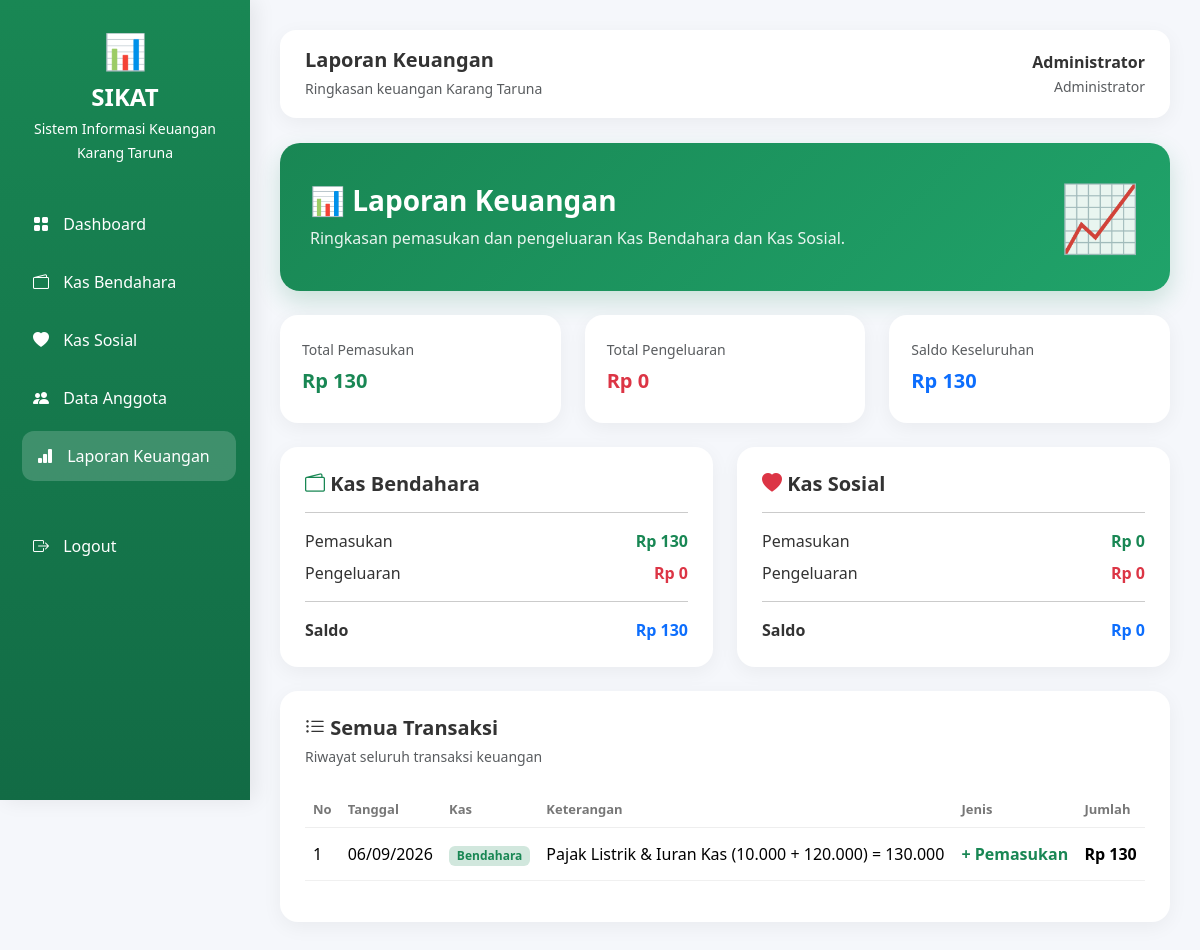
Screenshot of /laporan/index.php (signed in) with the database file from the repository.
### tables this page shows
CREATE TABLE `transaksi_kas` (
  `id` int NOT NULL,
  `tanggal` date NOT NULL,
  `jenis_kas` enum('Bendahara','Sosial') NOT NULL,
  `jenis_transaksi` enum('Pemasukan','Pengeluaran') NOT NULL,
  `keterangan` varchar(255) NOT NULL,
  `jumlah` decimal(15,2) NOT NULL,
  `created_at` timestamp NULL DEFAULT CURRENT_TIMESTAMP
);

### laporan/index.php (the view, shortened to what this page needs)
<?php
include "../config/koneksi.php";
$q1 = mysqli_query($conn, "
    SELECT SUM(jumlah) AS total
    FROM transaksi_kas
    WHERE jenis_kas = 'Bendahara'
    AND jenis_transaksi = 'Pemasukan'
");
$d1 = mysqli_fetch_assoc($q1);
$pemasukan_bendahara = $d1['total'] ?? 0;
$q2 = mysqli_query($conn, "
    SELECT SUM(jumlah) AS total
    FROM transaksi_kas
    WHERE jenis_kas = 'Bendahara'
    AND jenis_transaksi = 'Pengeluaran'
");
$d2 = mysqli_fetch_assoc($q2);
$pengeluaran_bendahara = $d2['total'] ?? 0;
$q3 = mysqli_query($conn, "
    SELECT SUM(jumlah) AS total
    FROM transaksi_kas
    WHERE jenis_kas = 'Sosial'
    AND jenis_transaksi = 'Pemasukan'
");
$d3 = mysqli_fetch_assoc($q3);
$pemasukan_sosial = $d3['total'] ?? 0;
$q4 = mysqli_query($conn, "
    SELECT SUM(jumlah) AS total
    FROM transaksi_kas
    WHERE jenis_kas = 'Sosial'
    AND jenis_transaksi = 'Pengeluaran'
");
$d4 = mysqli_fetch_assoc($q4);
$pengeluaran_sosial = $d4['total'] ?? 0;
$total_pemasukan =
    $pemasukan_bendahara +
    $pemasukan_sosial;
$total_pengeluaran =
    $pengeluaran_bendahara +
    $pengeluaran_sosial;
$total_saldo =
    $total_pemasukan -
    $total_pengeluaran;
$query = mysqli_query($conn, "
    SELECT *
    FROM transaksi_kas
    ORDER BY tanggal DESC, id DESC
");
?>
<!DOCTYPE html>
<html lang="id">
<head>
    <link
        href="https://cdn.jsdelivr.net/npm/bootstrap@5.3.3/dist/css/bootstrap.min.css"
        rel="stylesheet"
    >
    <link
        rel="stylesheet"
        href="https://cdn.jsdelivr.net/npm/bootstrap-icons@1.11.3/font/bootstrap-icons.min.css"
    >
    <link
        rel="stylesheet"
        href="../assets/css/style.css"
    >
</head>
<body>
<div class="sidebar">
    <div class="brand">
        <div style="font-size:35px;">
            📊
        </div>
        <h4>SIKAT</h4>
        <small>
            Sistem Informasi Keuangan
        </small>
        <br>
        <small>
            Karang Taruna
        </small>
    </div>
    <a href="../dashboard.php">
        <i class="bi bi-grid-fill"></i>
        Dashboard
    </a>
    <a href="../bendahara/index.php">
        <i class="bi bi-wallet2"></i>
        Kas Bendahara
    </a>
    <a href="../sosial/index.php">
        <i class="bi bi-heart-fill"></i>
        Kas Sosial
    </a>
    <a href="../anggota/index.php">
        <i class="bi bi-people-fill"></i>
        Data Anggota
    </a>
    <a
        href="index.php"
        class="active"
    >
        <i class="bi bi-bar-chart-fill"></i>
        Laporan Keuangan
    </a>
    <a href="../auth/logout.php">
        <i class="bi bi-box-arrow-right"></i>
        Logout
    </a>
</div>
<div class="main-content">
    <div class="topbar d-flex justify-content-between align-items-center">
        <div>
            <h5 class="fw-bold mb-1">
                Laporan Keuangan
            </h5>
            <small class="text-muted">
                Ringkasan keuangan Karang Taruna
            </small>
        </div>
        <div class="text-end">
            <strong>
                <?= htmlspecialchars($_SESSION['nama']); ?>
            </strong>
            <br>
            <small class="text-muted">
                Administrator
            </small>
        </div>
    </div>
    <div class="welcome-card mb-4">
        <div>
            <h3>
                📊 Laporan Keuangan
            </h3>
            <p>
                Ringkasan pemasukan dan pengeluaran
                Kas Bendahara dan Kas Sosial.
            </p>
        </div>
        <div class="welcome-icon">
            📈
        </div>
    </div>
    <div class="row g-4 mb-4">
        <div class="col-md-4">
            <div class="stat-card">
                <small class="text-muted">
                    Total Pemasukan
                </small>
                <h4 class="fw-bold text-success mt-2">
                    Rp <?= number_format(
                        $total_pemasukan,
                        0,
                        ',',
                        '.'
                    ); ?>
                </h4>
            </div>
        </div>
        <div class="col-md-4">
            <div class="stat-card">
                <small class="text-muted">
                    Total Pengeluaran
                </small>
                <h4 class="fw-bold text-danger mt-2">
                    Rp <?= number_format(
                        $total_pengeluaran,
                        0,
                        ',',
                        '.'
                    ); ?>
                </h4>
            </div>
        </div>
        <div class="col-md-4">
            <div class="stat-card">
                <small class="text-muted">
                    Saldo Keseluruhan
                </small>
                <h4 class="fw-bold text-primary mt-2">
                    Rp <?= number_format(
                        $total_saldo,
                        0,
                        ',',
                        '.'
                    ); ?>
                </h4>
            </div>
        </div>
    </div>
    <div class="row g-4 mb-4">
        <div class="col-md-6">
            <div class="table-card">
                <h5 class="fw-bold">
                    <i class="bi bi-wallet2 text-success"></i>
                    Kas Bendahara
                </h5>
                <hr>
                <div class="d-flex justify-content-between mb-2">
                    <span>
                        Pemasukan
                    </span>
                    <strong class="text-success">
                        Rp <?= number_format(
                            $pemasukan_bendahara,
                            0,
                            ',',
                            '.'
                        ); ?>
                    </strong>
                </div>
                <div class="d-flex justify-content-between mb-2">
                    <span>
                        Pengeluaran
                    </span>
                    <strong class="text-danger">
                        Rp <?= number_format(
                            $pengeluaran_bendahara,
                            0,
                            ',',
                            '.'
                        ); ?>
                    </strong>
                </div>
                <hr>
                <div class="d-flex justify-content-between">
                    <strong>
                        Saldo
                    </strong>
                    <strong class="text-primary">
                        Rp <?= number_format(
                            $pemasukan_bendahara -
                            $pengeluaran_bendahara,
                            0,
                            ',',
                            '.'
                        ); ?>
                    </strong>
                </div>
            </div>
        </div>
        <div class="col-md-6">
            <div class="table-card">
                <h5 class="fw-bold">
                    <i class="bi bi-heart-fill text-danger"></i>
                    Kas Sosial
                </h5>
                <hr>
                <div class="d-flex justify-content-between mb-2">
                    <span>
                        Pemasukan
                    </span>
                    <strong class="text-success">
                        Rp <?= number_format(
                            $pemasukan_sosial,
                            0,
                            ',',
                            '.'
                        ); ?>
                    </strong>
                </div>
                <div class="d-flex justify-content-between mb-2">
                    <span>
                        Pengeluaran
                    </span>
                    <strong class="text-danger">
                        Rp <?= number_format(
                            $pengeluaran_sosial,
                            0,
                            ',',
                            '.'
                        ); ?>
                    </strong>
                </div>
                <hr>
                <div class="d-flex justify-content-between">
                    <strong>
                        Saldo
                    </strong>
                    <strong class="text-primary">
                        Rp <?= number_format(
                            $pemasukan_sosial -
                            $pengeluaran_sosial,
                            0,
                            ',',
                            '.'
                        ); ?>
                    </strong>
                </div>
            </div>
        </div>
    </div>
    <div class="table-card">
        <div class="d-flex justify-content-between align-items-center mb-4">
            <div>
                <h5 class="fw-bold mb-1">
                    <i class="bi bi-list-ul"></i>
                    Semua Transaksi
                </h5>
                <small class="text-muted">
                    Riwayat seluruh transaksi keuangan
                </small>
            </div>
        </div>
        <div class="table-responsive">
            <table class="table align-middle">
                <thead>
                    <tr>
                        <th>No</th>
                        <th>Tanggal</th>
                        <th>Kas</th>
                        <th>Keterangan</th>
                        <th>Jenis</th>
                        <th>Jumlah</th>
                    </tr>
                </thead>
                <tbody>
                <?php
                $no = 1;
                if (mysqli_num_rows($query) > 0) {
                    while ($row = mysqli_fetch_assoc($query)) {
                ?>
                    <tr>
                        <td>
                            <?= $no++; ?>
                        </td>
                        <td>
                            <?= date(
                                'd/m/Y',
                                strtotime($row['tanggal'])
                            ); ?>
                        </td>
                        <td>
                            <?php
                            if (
                                $row['jenis_kas']
                                == 'Bendahara'
                            ) {
                            ?>
                                <span
                                    class="badge bg-success-subtle text-success"
                                >
                                    Bendahara
                                </span>
                            <?php
                            }
                            ?>
                        </td>
                        <td>
                            <?= htmlspecialchars(
                                $row['keterangan']
                            ); ?>
                        </td>
                        <td>
                            <?php
                            if (
                                $row['jenis_transaksi']
                                == 'Pemasukan'
                            ) {
                            ?>
                                <span class="text-success fw-bold">
                                    + Pemasukan
                                </span>
                            <?php
                            } else {
                            ?>
                                <span class="text-danger fw-bold">
                                    - Pengeluaran
                                </span>
                            <?php
                            }
                            ?>
                        </td>
                        <td class="fw-bold">
                            Rp <?= number_format(
                                $row['jumlah'],
                                0,
                                ',',
                                '.'
                            ); ?>
                        </td>
                    </tr>
                <?php
                    }
                }
                ?>
                </tbody>
            </table>
        </div>
    </div>
</div>
</body>
</html>

### assets/css/style.css (style rules this page uses)
* { box-sizing: border-box; }
body { margin: 0; font-family: "Segoe UI", Arial, sans-serif; background: #f5f7fb; color: #333; }
.sidebar { width: 250px; height: 100vh; position: fixed; left: 0; top: 0; padding: 25px 18px; background: linear-gradient( 180deg, #198754, #126b45 ); color: white; box-shadow: 5px 0 20px rgba(0,0,0,0.08); }
.brand { text-align: center; margin-bottom: 35px; }
.brand h4 { margin: 5px 0; font-weight: 700; }
.sidebar a { display: block; color: white; text-decoration: none; padding: 13px 15px; margin-bottom: 8px; border-radius: 12px; transition: 0.3s; }
.sidebar a i { margin-right: 10px; }
.sidebar a:hover, .sidebar a.active { background: rgba(255,255,255,0.18); transform: translateX(4px); }
.main-content { margin-left: 250px; padding: 30px; }
.topbar { background: white; padding: 18px 25px; border-radius: 16px; margin-bottom: 25px; box-shadow: 0 5px 20px rgba(0,0,0,0.05); }
.welcome-card { background: linear-gradient( 135deg, #198754, #20a36a ); color: white; border-radius: 20px; padding: 25px 30px; display: flex; justify-content: space-between; align-items: center; box-shadow: 0 10px 25px rgba(25,135,84,0.2); }
.welcome-card h3 { font-weight: 700; }
.welcome-card p { margin: 0; opacity: 0.9; }
.welcome-icon { font-size: 65px; opacity: 0.9; }
.stat-card { background: white; border-radius: 18px; padding: 22px; box-shadow: 0 5px 20px rgba(0,0,0,0.05); transition: 0.3s; }
.stat-card h4 { font-size: 20px; }
.table-card { background: white; border-radius: 18px; padding: 25px; box-shadow: 0 5px 20px rgba(0,0,0,0.05); }
.table thead th { color: #777; font-size: 13px; border-bottom: 1px solid #eee; }
.table tbody td { padding: 14px 8px; border-bottom: 1px solid #f0f0f0; }

### rows the page displays
transaksi_kas: tanggal "06/09/2026", jenis_kas "Bendahara", keterangan "Pajak Listrik & Iuran Kas (10.000 + 120.000) = 130.000", jenis_transaksi "+ Pemasukan", jumlah "130"

### other values shown
$_SESSION['nama'] "Administrator"
$total_pemasukan "130"
$total_pengeluaran "0"
$total_saldo "130"
$pemasukan_bendahara "130"
$pengeluaran_bendahara "0"
$pemasukan_sosial "0"
$pengeluaran_sosial "0"
